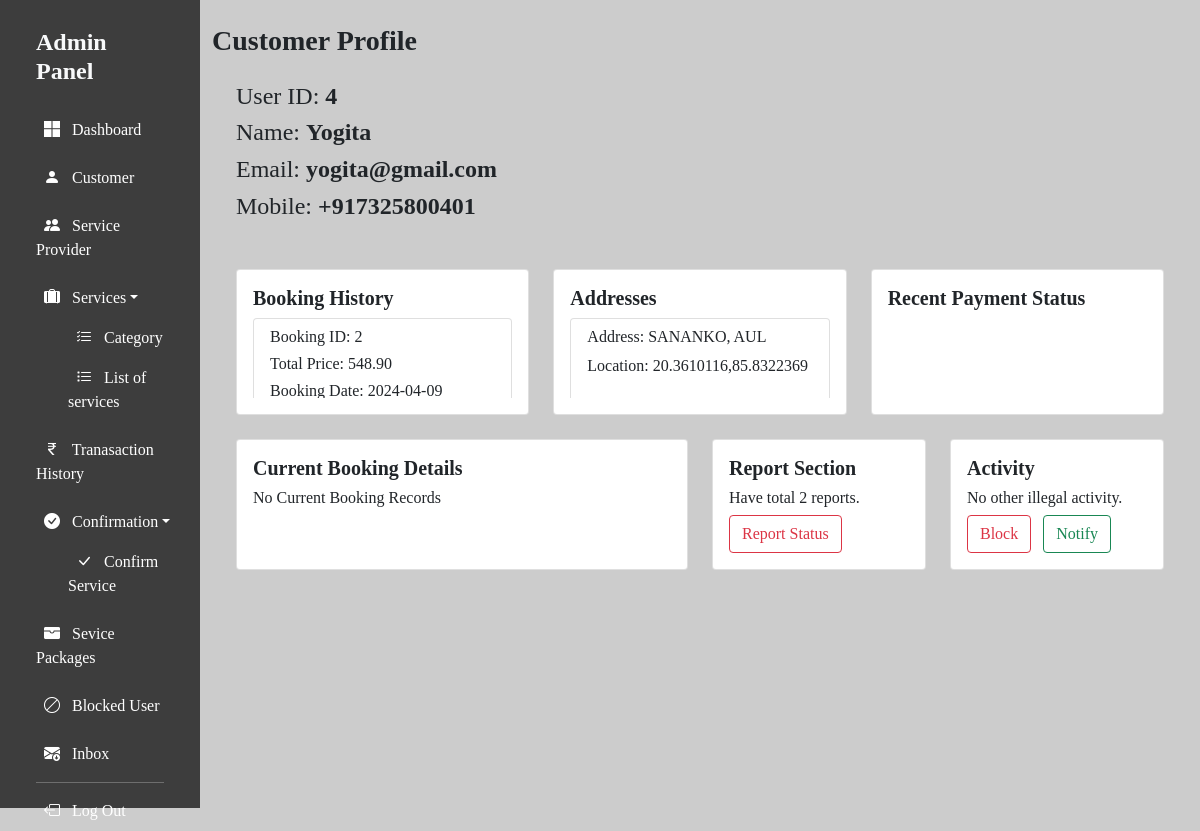
The app's page /SuperAdmin/Admin/view_customer.php?id=4 (signed in) with its own data.
### tables this page shows
CREATE TABLE `customer` (
  `user_id` int(11) NOT NULL,
  `user_name` varchar(255) NOT NULL,
  `user_email` varchar(255) NOT NULL,
  `user_password` varchar(255) NOT NULL,
  `user_mob` bigint(11) NOT NULL,
  `user_type` varchar(255) NOT NULL,
  `accesslevel` int(11) NOT NULL
);

CREATE TABLE `booking` (
  `book_id` int(11) NOT NULL,
  `user_id` int(11) NOT NULL,
  `service_id` int(11) NOT NULL,
  `book_date` date NOT NULL,
  `start_time` time NOT NULL,
  `end_time` time NOT NULL,
  `start_otp` bigint(6) NOT NULL,
  `end_otp` bigint(6) DEFAULT NULL,
  `address_id` int(11) NOT NULL,
  `total_price` float(7,2) NOT NULL,
  `slot` varchar(20) NOT NULL,
  `sp_id` int(11) NOT NULL
);

CREATE TABLE `address` (
  `addr_id` int(11) NOT NULL,
  `user_id` int(11) NOT NULL,
  `addrs` varchar(255) NOT NULL,
  `geo_location` mediumtext NOT NULL,
  `name` varchar(255) NOT NULL,
  `phone` bigint(20) NOT NULL,
  `alter_phone` bigint(20) NOT NULL,
  `landmark` varchar(255) NOT NULL
);

### SuperAdmin/Admin/view_customer.php (the view, shortened to what this page needs)
<!DOCTYPE html>
<html lang="en">
   <head>
      <?php include_once "../includes/header.php"; ?>
   </head>
   <body style="background-color:rgba(128, 128, 128, 0.4)" class="container-fluid">
   <div class="row">
      <?php include_once "../includes/sidenav.php"; ?>
      <div class="col-md-10">
         <h3 class="fw-bold mt-4 mb-3">Customer Profile</h3>
         <div>
            <?php
               if(isset($_GET['id'])){
               $id = $_GET['id'];
               require_once "..\Database\db_connection.php";
               $qry1 = "SELECT * FROM customer WHERE user_id = $id ";
               $res1 = $conn->query($qry1);
               if($res1!==false && $res1->num_rows > 0){
                  $row = $res1->fetch_assoc();
                  ?>
            <div class="container-fluid mt-4">
                  <div class="mb-2 mb-md-5">
                     <h4>User ID: <b><?php echo $row['user_id'];  ?></b></h4>
                     <h4>Name: <b><?php echo $row['user_name'];  ?></b></h4>
                     <h4>Email: <b><?php echo $row['user_email'];  ?></b></h4>
                     <h4>Mobile: <b>+91<?php echo $row['user_mob'];  ?></b></h4>
                  </div>
            </div>
            <div class="container-fluid">
               <div class="row">
                  <div class="col-md-4">
                     <div class="card nav-bar-2">
                        <div class="card-body">
                           <h5 class="fw-bold">Booking History</h5>
                           <div class="overflow-auto" style="max-height:80px; height:80px;">
                              <?php
                                 $qry2 = "SELECT * FROM booking WHERE user_id = $id AND end_otp IS NOT NULL";
                                 $res2 = $conn->query($qry2);
                                 if($res2->num_rows > 0){
                                    while($row = $res2->fetch_assoc()){
                                    ?>
                                       <ul class="list-group">
                                          <li class="list-group-item">
                                             <h6>Booking ID: <?php echo $row['book_id']; ?></h6>
                                             <h6>Total Price: <?php echo $row['total_price']; ?></h6>
                                             <h6>Booking Date: <?php echo $row['book_date']; ?></h6>
                                          </li>
                                       </ul>
                              <?php
                                    }
                                 }else{
                                 ?>
                                 <h6>No Booking Records</h6>
                              <?php
                                 }
                                 ?>
                           </div>
                        </div>
                     </div>
                  </div>
                  <div class="col-md-4">
                     <div class="card nav-bar-2">
                        <div class="card-body">
                           <h5 class="fw-bold">Addresses</h5>
                           <div class="overflow-auto" style="max-height:80px">
                              <?php
                                 $qry3 = "SELECT * FROM address WHERE user_id = $id ";
                                 $res3 = $conn->query($qry3);
                                 if($res3->num_rows > 0){
                                    while($row = $res3->fetch_assoc()){
                                    ?>
                              <ul class="list-group">
                                 <li class="list-group-item">
                                    <h6>Address: <?php echo $row['addrs']; ?></h6>
                                    <p>Location: <?php echo $row['geo_location']; ?></p>
                                 </li>
                              </ul>
                              <?php
                                 }
                                 }else{
                                 ?>
                                 <h6>No Address Records</h6>
                              <?php
                                 }
                                 ?>
                           </div>
                        </div>
                     </div>
                  </div>
                  <div class="col-md-4">
                     <div class="card nav-bar-2">
                        <div class="card-body">
                           <h5 class="fw-bold">Recent Payment Status</h5>
                           <div class="overflow-auto" style="height:80px">
                           </div>
                        </div>
                     </div>
                  </div>
               </div>
               <div class="row mt-4">
                  <div class="col-md-6">
                     <div class="card nav-bar-2">
                        <div class="card-body">
                           <h5 class="fw-bold">Current Booking Details</h5>
                           <div class="overflow-auto" style="max-height:65px; height:65px">
                              <?php
                                 $qry4 = "SELECT * FROM booking WHERE user_id = $id AND end_otp IS NULL";
                                 $res4 = $conn->query($qry4);
                                 if($res4->num_rows > 0){
                                    while($row = $res4->fetch_assoc()){
                                    ?>
                                       <ul class="list-group">
                                          <li class="list-group-item">
                                             <h6>Booking ID: <?php echo $row['book_id']; ?></h6>
                                             <h6>Total Price: <?php echo $row['total_price']; ?></h6>
                                             <h6>Booking Date: <?php echo $row['book_date']; ?></h6>
                                             <h6>Booking SP ID: <?php echo $row['sp_id']; ?></h6>
                                          </li>
                                       </ul>
                              <?php
                                    }
                                 }else{
                                 ?>
                                 <h6>No Current Booking Records</h6>
                              <?php
                                 }
                                 ?>
                           </div>
                        </div>
                     </div>
                  </div>
                  <div class="col-md-3">
                     <div class="card nav-bar-2">
                        <div class="card-body">
                           <h5 class="fw-bold">Report Section</h5>
                           <h6>Have total 2 reports.</h6>
                           <a href="" class="btn btn-outline-danger">Report Status</a>
                        </div>
                     </div>
                  </div>
                  <div class="col-md-3">
                     <div class="card nav-bar-2">
                        <div class="card-body">
                           <h5 class="fw-bold">Activity</h5>
                           <h6>No other illegal activity.</h6>
                           <a href="../component/user_sp_block.php?id=<?php echo $row['user_email'];?>" class="btn btn-outline-danger">Block</a>
                           <a href="#" class="btn btn-outline-success mx-2" data-bs-toggle="modal" data-bs-target="#exampleModal1">Notify</a>
                        </div>
                     </div>
                  </div>
               </div>
            </div>
         </div>
         </div>
      </div>
      <?php
         }else{
             echo "<h1 class='text-center my-5'>No Record Found</h1>";
         }
         }else{
            echo "<h1 class='text-center my-5'>No Record Found</h1>";
         }
         ?>
   </body>
</html>

### SuperAdmin/assets/css/nav.css (style rules this page uses)
* { font-family: Cambria, Cochin, Georgia, Times, 'Times New Roman', serif; }

### SuperAdmin/includes/header.php (style rules this page uses)
body { overflow-y: hidden; }

### records on screen
customer: user_id "4", user_name "Yogita", user_email "yogita@gmail.com", user_mob "7325800401"
booking: book_id "2", total_price "548.90", book_date "2024-04-09"
address: addrs "SANANKO, AUL", geo_location "20.3610116,85.8322369"
